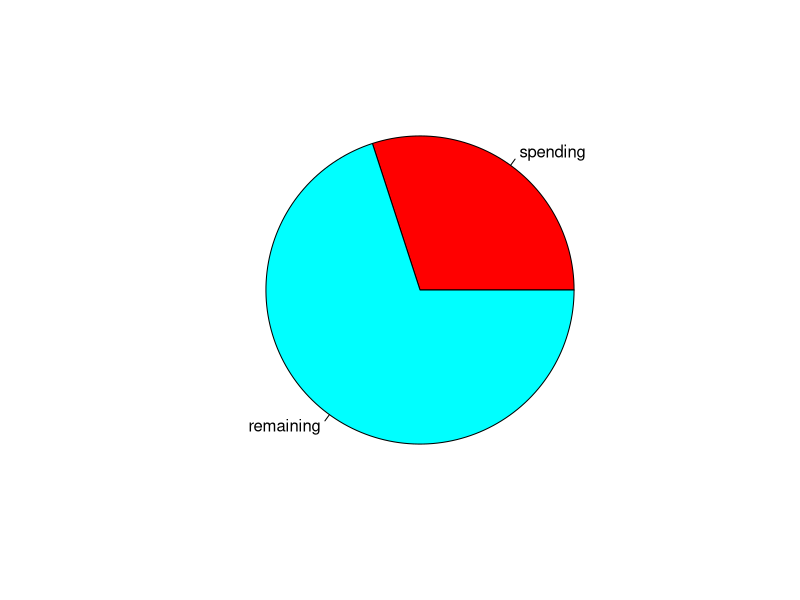

This chart was generated by the following R code:
## ---- chunk 1
budget<-500;Mon<-100;Tue<-50;Wed<-0;Thu<-0;Fri<-0;Sat<-0;Sun<-0;
total<-sum(Mon, Tue, Wed, Thu, Fri, Sat, Sun);balance<-budget-total;
chart<-pie(c(total, balance), labels=c("spending", "remaining"),col=rainbow(2))
